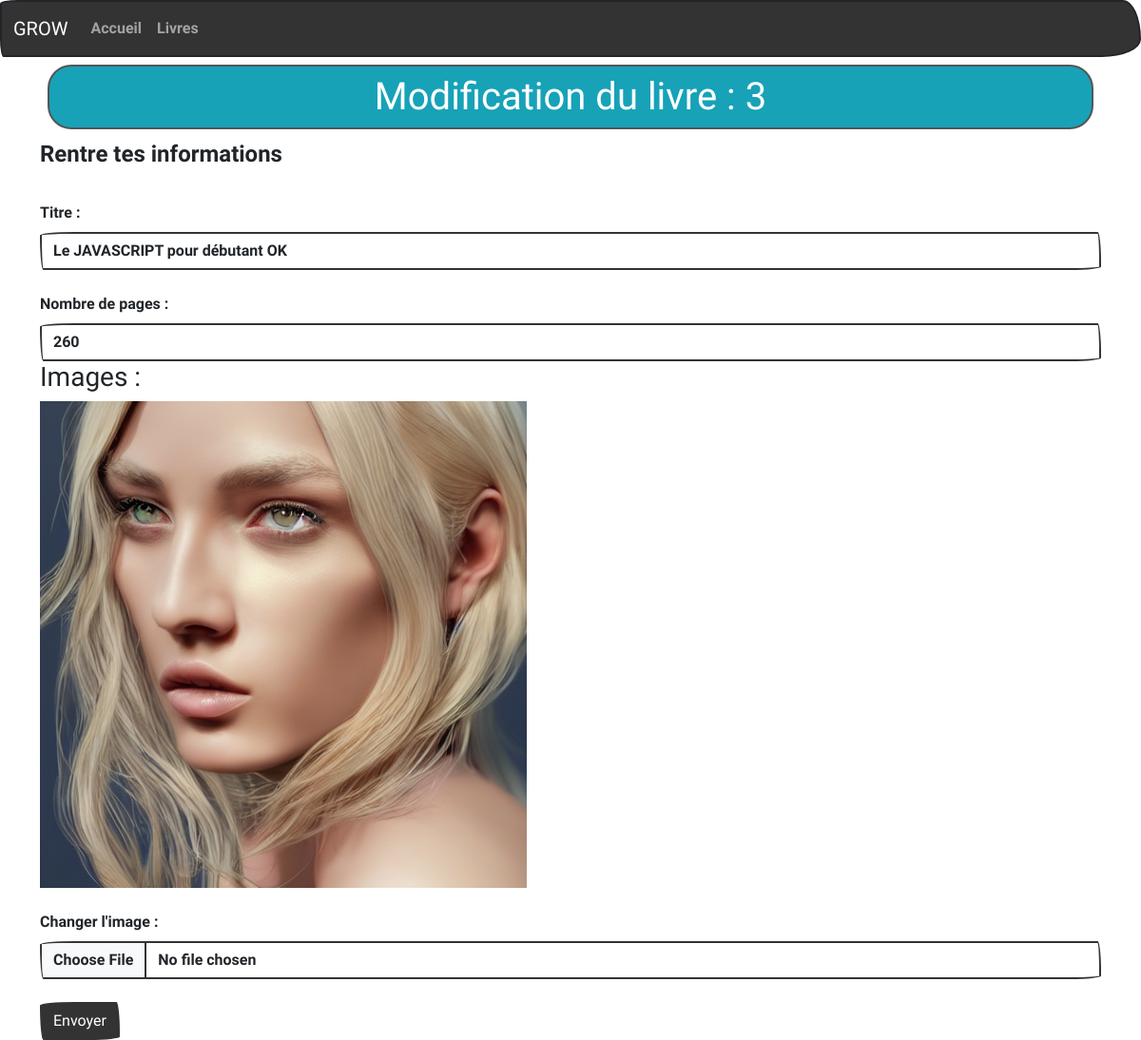
/livres/m/3, run on the app's committed database.
### tables this page shows
CREATE TABLE IF NOT EXISTS `livres` (
  `id` int NOT NULL AUTO_INCREMENT,
  `titre` varchar(150) DEFAULT NULL,
  `nbpages` int DEFAULT NULL,
  `image` varchar(150) DEFAULT NULL,
  PRIMARY KEY (`id`)
);

### controllers/livresController.controller.php (called while the page is built, shortened)
<?php
        require_once "model/Livre.class.php";
        require_once 'model/LivreManager.class.php';
class LivreController
{
    private $livreManager;
    public function __construct()
    {
        $this->livreManager = new LivreManager;
        $this->livreManager->chargementLivre();
    }
    public function modificationLivre($id){
        $livre = $this->livreManager->getLivreByID($id);
        require "views/modifierLivre.views.php";
    }
}

### model/LivreManager.class.php (called while the page is built, shortened)
<?php
require_once 'Model.class.php';
require_once 'Livre.class.php';
class LivreManager extends Model{
    private $livres;
    public function ajoutLivre($livre)
    {
        $this->livres[] = $livre;
    }
    public function chargementLivre()
    {
        $req = $this->getBdd()->prepare('SELECT * FROM livres');
        $req->execute();
        $mesLivres = $req->fetchAll(PDO::FETCH_ASSOC);
    }
    public function getLivreByID($id)
    {
        for($i=0; $i <count($this->livres);$i++){
            if($this->livres[$i]->getId() === $id){
                return $this->livres[$i];
            }
        }
        throw new Exception("Le livre n'existe pas.");
    }
}

### model/Livre.class.php (called while the page is built, shortened)
<?php
class Livre
{
    private $id,
            $titre,
            $nbPages,
            $image;
    public function __construct($id,$titre,$nbPages,$image)
    {
        $this->id = $id;
        $this->titre = $titre;
        $this->nbPages = $nbPages;
        $this->image = $image;
    }
    public function getId()
    {
        return trim(htmlspecialchars($this->id));
    }
    public function getTitre()
    {
        return trim(htmlspecialchars($this->titre));
    }
    public function getnbPages()
    {
        return trim(htmlspecialchars($this->nbPages));
    }
    public function getImage()
    {
        return trim(htmlspecialchars($this->image));
    }
}

### model/Model.class.php (called while the page is built, shortened)
<?php
class Model
{
    private static $pdo;
    private static function setBdd()
    {
        self::$pdo = new PDO('mysql:host=localhost;port=3306;dbname=biblio1;charset=utf8', '****', '****');
        self::$pdo->setAttribute(PDO::ATTR_ERRMODE, PDO::ERRMODE_WARNING);
    }
    protected function getBdd()
    {
        return self::$pdo;
    }
}

### views/modifierLivre.views.php (the view, shortened to what this page needs)
<form method="post" action="<?=URL?>livres/mv" enctype="multipart/form-data">
  <fieldset>
    <legend>Rentre tes informations</legend>
    <div class="form-group">
      <label for="titre" class="form-label mt-4">Titre : </label>
      <input type="text" class="form-control" id="titre"  name="titre" value="<?= $livre->getTitre(); ?>">
    </div>
    <div class="form-group">
      <label for="nbPages" class="form-label mt-4">Nombre de pages : </label>
      <input type="number" class="form-control" id="nbPages"  name="nbPages" value="<?= $livre->getnbPages(); ?>">
    </div>
    <h3>Images : </h3>
    <img src="<?= URL ?>public/images/<?= $livre->getImage() ?>" >
    <div class="form-group">
      <label for="image" class="form-label mt-4">Changer l'image : </label>
      <input class="form-control" type="file" id="image" name="image">
    </div>
    <br>
    <button type="submit" class="btn btn-primary">Envoyer</button>
  </fieldset>
</form>
<?php
$content = ob_get_clean();
$titre = 'Modification du livre : '.$livre->getId();
require 'template.php';
?>

### views/template.php (shortened to what this page needs)
<!DOCTYPE html>
<html lang="en">
<head>
    <link rel="stylesheet" href="https://bootswatch.com/5/sketchy/bootstrap.min.css">
</head>
<body>
    <nav class="navbar navbar-expand-lg navbar-dark bg-primary">
        <div class="container-fluid">
            <a class="navbar-brand" href="#">GROW</a>
            <div class="collapse navbar-collapse" id="navbarColor01">
                <ul class="navbar-nav me-auto">
                    <li class="nav-item">
                        <a class="nav-link" href="<?=URL?>accueil">Accueil</a>
                    </li>
                    <li class="nav-item">
                        <a class="nav-link" href="<?=URL?>livres">Livres</a>
                    </li>
                </ul>
            </div>
        </div>
    </nav>
<div class="container">
    <h1 class="rounded border border-dark p-2 m-2 text-center text-white bg-info"><?=$titre ?></h1>
    <?php echo $content ?>
</div>
</body>
</html>

### data on the page
livres: id "Modification du livre : 3", titre "Le JAVASCRIPT pour débutant OK", nbPages "260", image (picture)
